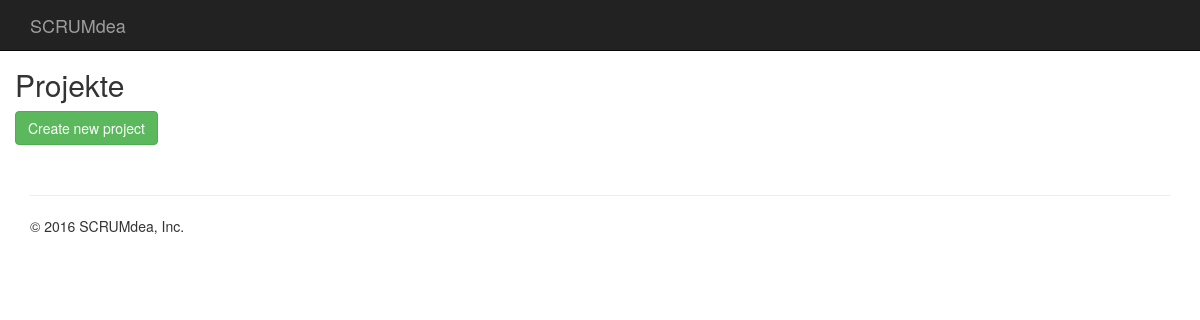
The page /projects/ on the database as committed earlier.
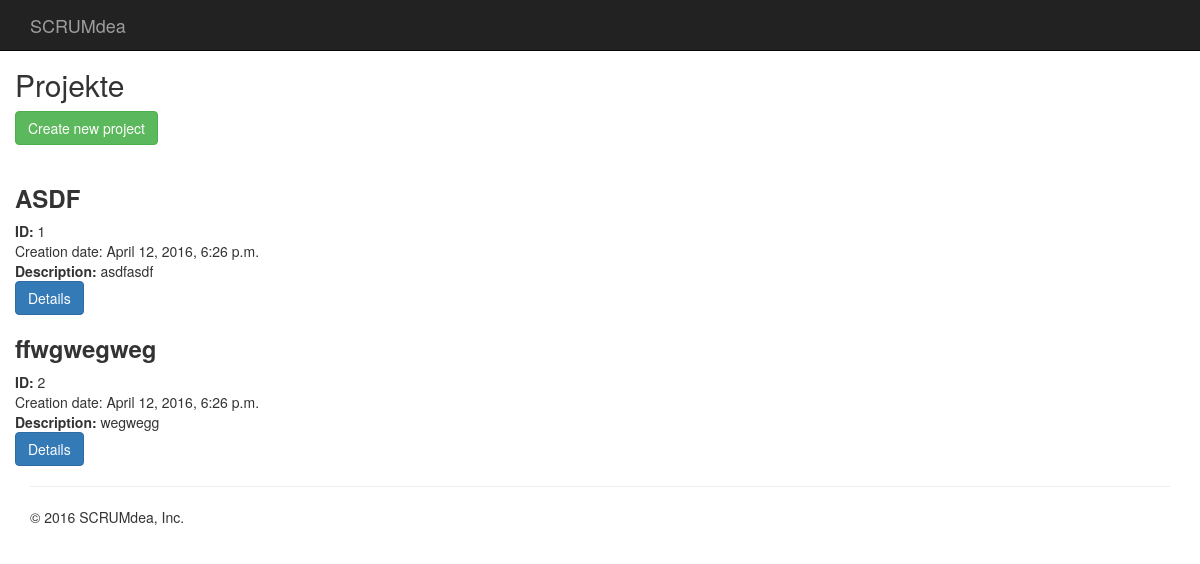
The same page on the database as committed later.
### scrumdea/models.py (models this page shows, shortened)
class Project(models.Model):
    name = models.CharField(max_length=100)
    description = models.TextField()
    creation_date = timezone.now()
    finishing_date = models.DateTimeField(null=True)
    visible = models.BooleanField(default=True)

### scrumdea/views.py (the view)
# urls.py: url(r'^projects/$', views.ProjectList.as_view(), name='project_list'),
class ProjectList(View):
    def get(self, request):
        projects = src_models.Project.objects.all()
        context = {
            "projects": projects
        }
        return render(request, "scrumdea/project/project-list.html", context)

### scrumdea/templates/scrumdea/project/project-list.html (shortened to what this page needs)
{% extends "scrumdea/base.html" %}
{% block content %}
    <h2>Projekte</h2>
    <a href=""> <button type="button" class="btn btn-success">Create new project</button></a>
    <p> <br></p>
    {% for project in projects %}
        <h3><strong>{{ project.name }} </strong></h3>
        <strong>ID:</strong> {{ project.id }}<br/>
        <stron>Creation date:</stron> {{ project.creation_date }}<br/>
        <strong>Description: </strong>{{ project.description }}<br/>
        <a href=""> <button type="button" class="btn btn-primary">Details</button></a>
    {% endfor %}
{% endblock %}

Rows that differ between the two databases and show on the page:
added Project: name "ASDF", id "1", creation_date "April 12, 2016, 6:26 p.m.", description "asdfasdf"
added Project: name "ffwgwegweg", id "2", creation_date "April 12, 2016, 6:26 p.m.", description "wegwegg"
